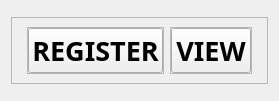
      <widget class="QWidget" name="front_page">
       <layout class="QVBoxLayout" name="verticalLayout_2">
        <item>
         <widget class="QFrame" name="frame">
          <property name="frameShape">
           <enum>QFrame::StyledPanel</enum>
          </property>
          <property name="frameShadow">
           <enum>QFrame::Raised</enum>
          </property>
         </widget>
        </item>
        <item>
         <widget class="QFrame" name="frame_2">
          <property name="frameShape">
           <enum>QFrame::StyledPanel</enum>
          </property>
          <property name="frameShadow">
           <enum>QFrame::Raised</enum>
          </property>
          <layout class="QHBoxLayout" name="horizontalLayout">
           <item>
            <widget class="QFrame" name="frame_4">
             <property name="frameShape">
              <enum>QFrame::StyledPanel</enum>
             </property>
             <property name="frameShadow">
              <enum>QFrame::Raised</enum>
             </property>
            </widget>
           </item>
           <item>
            <widget class="QFrame" name="frame_5">
             <property name="frameShape">
              <enum>QFrame::StyledPanel</enum>
             </property>
             <property name="frameShadow">
              <enum>QFrame::Raised</enum>
             </property>
             <layout class="QVBoxLayout" name="verticalLayout_3">
              <property name="spacing">
               <number>0</number>
              </property>
              <property name="leftMargin">
               <number>0</number>
              </property>
              <property name="topMargin">
               <number>0</number>
              </property>
              <property name="rightMargin">
               <number>0</number>
              </property>
              <property name="bottomMargin">
               <number>0</number>
              </property>
              <item alignment="Qt::AlignVCenter">
               <widget class="QPushButton" name="register_button">
                <property name="font">
                 <font>
                  <family>Segoe UI Black</family>
                  <pointsize>20</pointsize>
                  <weight>75</weight>
                  <bold>true</bold>
                 </font>
                </property>
                <property name="cursor">
                 <cursorShape>PointingHandCursor</cursorShape>
                </property>
                <property name="text">
                 <string>REGISTER</string>
                </property>
               </widget>
              </item>
             </layout>
            </widget>
           </item>
           <item>
            <widget class="QFrame" name="frame_6">
             <property name="frameShape">
              <enum>QFrame::StyledPanel</enum>
             </property>
             <property name="frameShadow">
              <enum>QFrame::Raised</enum>
             </property>
             <layout class="QVBoxLayout" name="verticalLayout_4">
              <property name="spacing">
               <number>0</number>
              </property>
              <property name="leftMargin">
               <number>0</number>
              </property>
              <property name="topMargin">
               <number>0</number>
              </property>
              <property name="rightMargin">
               <number>0</number>
              </property>
              <property name="bottomMargin">
               <number>0</number>
              </property>
              <item alignment="Qt::AlignVCenter">
               <widget class="QPushButton" name="view_button">
                <property name="font">
                 <font>
                  <family>Segoe UI Black</family>
                  <pointsize>20</pointsize>
                  <weight>75</weight>
                  <italic>false</italic>
                  <bold>true</bold>
                 </font>
                </property>
                <property name="cursor">
                 <cursorShape>PointingHandCursor</cursorShape>
                </property>
                <property name="text">
                 <string>VIEW</string>
                </property>
               </widget>
              </item>
             </layout>
            </widget>
           </item>
           <item>
            <widget class="QFrame" name="frame_7">
             <property name="frameShape">
              <enum>QFrame::StyledPanel</enum>
             </property>
             <property name="frameShadow">
              <enum>QFrame::Raised</enum>
             </property>
            </widget>
           </item>
          </layout>
         </widget>
        </item>
        <item>
         <widget class="QFrame" name="frame_3">
          <property name="frameShape">
           <enum>QFrame::StyledPanel</enum>
          </property>
          <property name="frameShadow">
           <enum>QFrame::Raised</enum>
          </property>
         </widget>
        </item>
       </layout>
      </widget>
